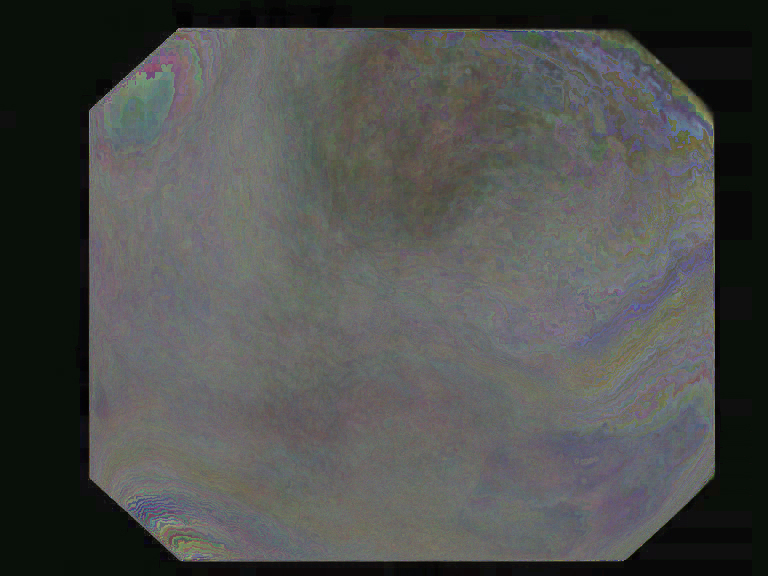
#> input picture notebooks/mix_var_img/adenomaNbi/image_12.png, 768 x 576 px, found by its file name; its folder holds only this picture in this run
$ jupyter execute --allow-errors 'KNN img varianza.ipynb'
#> lines starting #> are read from the running program, lines starting #| are printed output that depends on the picture
[cell 1]
import cv2 as cv
import os
import sys
import numpy as np
import matplotlib.pyplot as plt
from ipywidgets import interact, interactive, fixed, interact_manual
import ipywidgets as widgets
from sklearn.neighbors import KNeighborsClassifier
from sklearn import preprocessing
from sklearn.model_selection import KFold
from sklearn.model_selection import cross_val_score

# <span style="color:red">KNN para varianza</span>

[cell 2]
path_classes = "/home/franklinsierra/Documentos/Biomedica/Experimentos/notebooks/mix_var_img/"
classes_names = os.listdir(path_classes)
print (classes_names)
dic_img ={}

for i, name_class in enumerate(classes_names):
    dic_img[classes_names[i]] = np.array(os.listdir(path_classes+classes_names[i]))
    print ("class: ", name_class, "total ", len(dic_img[classes_names[i]]))
#> pass 2 of the loop `for i, name_class in enumerate(classes_names):`:

[cell 3]
X = []
y = []
resize_value = 100

for i, classes in enumerate(classes_names):
    print((i+1), "clase: ", classes, "y_valor: ", (i+1), "total: ", len(dic_img[classes]))
    for img_name in dic_img[classes]:
        path_image = path_classes+classes+'/'+img_name
        img = cv.resize(cv.imread(path_image,0),(100,100))*1.
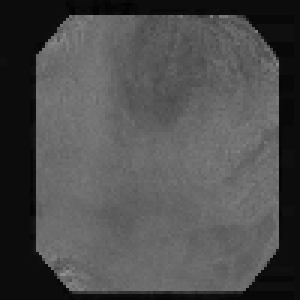
#> img: shape (100, 100) float64 (shown 3 times larger); min 2, max 143, mean 77.4
        flatt_img = img.reshape(resize_value*resize_value)
#> flatt_img = 10000 values, max 143 at index 9120, min 2 at index 332, mean 77.42
        X.append(flatt_img)
        y.append(i+1)
#> pass 2 of the loop `for i, classes in enumerate(classes_names):`:
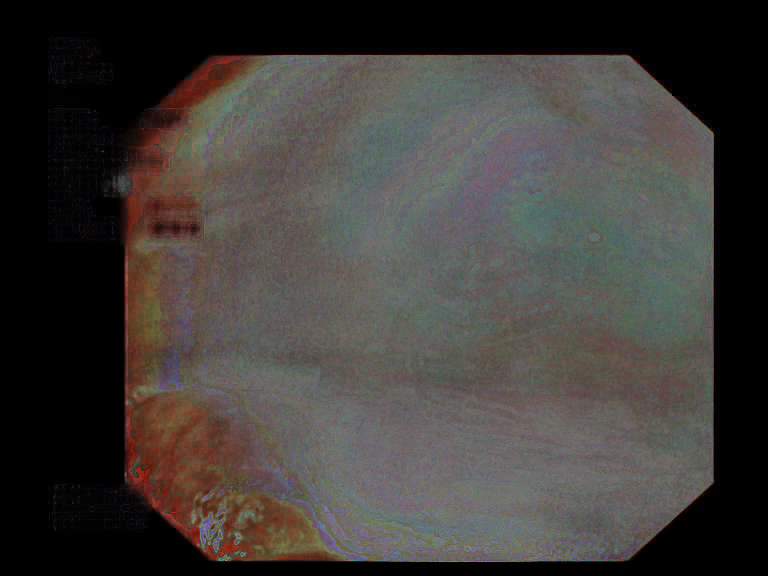
#> input picture notebooks/mix_var_img/adenomaWl/image_10.png, 768 x 576 px, found by its file name
#> `img = cv.resize(cv.imread(path_image,0),(100,100))*1.`:
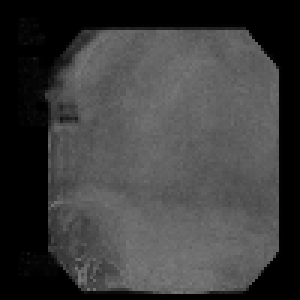
#> img: shape (100, 100) float64 (shown 3 times larger); min 0, max 122, mean 60.9
#> flatt_img = 10000 values, max 122 at index 8857, min 0 at index 0, mean 60.85
X = np.r_[X]
y = np.r_[y]

### Normalizando

[cell 4]
X_norm = preprocessing.normalize(X)

[cell 5]
from sklearn.model_selection import train_test_split
test_size = 0.2
X_train, X_test, y_train, y_test = train_test_split(X_norm,y,test_size=test_size)
#> y_train = [1]; y_test = [2]
print (y_test)
#| [2]

[cell 6]
max_val = -1
k_neighbors = [1,2,4,6,8,10,20,30,40,80,100]
#> (the rest of this cell did not finish here and is left out)

[cell 7]
cv = KFold(n_splits = 10, shuffle = True, random_state = 1)

#> (a cell that did not finish here is left out)

[cell 9]
from sklearn.metrics import confusion_matrix

#> (the rest of this cell did not finish here and is left out)

#> (a cell that did not finish here is left out)

## Standardization version

[cell 11]
X_cent = preprocessing.scale(X)

[cell 12]
from sklearn.model_selection import train_test_split
test_size = 0.2
X_train, X_test, y_train, y_test = train_test_split(X_cent,y,test_size=test_size)
#> y_train = [2]; y_test = [1]
print (y_test)
#| [1]

[cell 13]
cv2 = KFold(n_splits = 10, shuffle = True, random_state = 1)

#> (a cell that did not finish here is left out)

## <span style="color:red">LOOCV</span>

### Normalized

[cell 15]
cv3 = KFold(n_splits = X_norm.shape[0], shuffle = True, random_state = 1)

[cell 16]
score3 = np.mean(cross_val_score(neigh, X_norm, y, scoring = "accuracy", cv = cv3, n_jobs=1))
#> score3 = nan
score3
#> Out = nan

### Standardization

[cell 17]
cv4 = KFold(n_splits = X_cent.shape[0], shuffle = True, random_state = 1)

[cell 18]
score4 = np.mean(cross_val_score(neigh, X_cent, y, scoring = "accuracy", cv = cv4, n_jobs=1))
#> score4 = nan
score4
#> Out = nan
